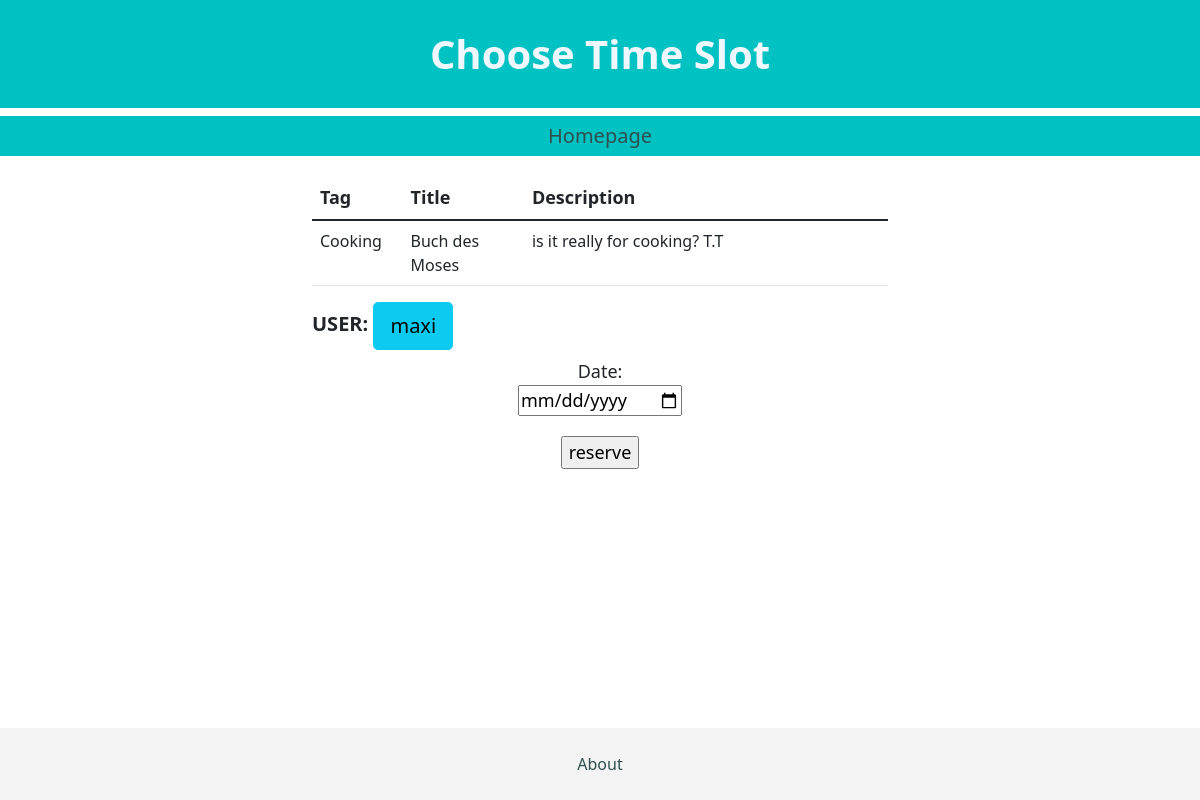
The page /book/1/1 on the database its author committed.
### firstapp/models.py (models this page shows, shortened)
class Cluster(models.Model):
    tag_choice = (
        ('Art' , 'Art'),
        ('Chemistry' , 'Chemistry'),
        ('Technical Devices' , 'Technical Devices'),
        ('Cooking' , 'Cooking'),
        ('Music' , 'Music'),
    )
    tag_system = models.CharField(max_length=30, blank=True, choices=tag_choice)
    title = models.CharField(max_length=250)
    Beschreibung = models.CharField(max_length=250)
    availability = models.BooleanField()

### firstapp/views.py (the view, shortened to what this page needs)
# urls.py: path('book/<cluster_id>/<int:user_id>', views.book, name='book'),
def book(request, cluster_id, user_id):
    while True:
        available_slots = ['08:00 -09:00',
                        '09:30 -10:30',
                        '11:00 -12:00',
                        '12:30 -13:30',
                        '14:00 -15:00',
                        '15:30 -16:30',
                        '17:00 -18:00'
                        ]
        cluster = Cluster.objects.get(pk=cluster_id)
        current_user = User.objects.get(pk = user_id)
        res = Reservation()
        res.clusterr = cluster
        res.cluster_title = cluster.title
        res.user = current_user
        form = ReservationForm(request.POST or None, instance=res)
        context = {'form': form,'cluster': cluster,'user': current_user}
        if request.method == 'POST' and form.is_valid:
            res_list = Reservation.objects.filter(
                clusterr=cluster, date=request.POST['date'])
            if len(res_list) == 0:
                new_res = Reservation(clusterr=cluster, date=request.POST['date'], not_av_slots=[
                ], av_slots=available_slots, user = current_user)
                new_res.save()
                newly_created_res = Reservation.objects.filter(
                    clusterr=cluster, date=request.POST['date'])[0]
                avail_list = newly_created_res.av_slots
                dict = Users_reservations_dict(reservation = newly_created_res, user = current_user, not_av_slots = [])
                dict.save()
            else:
                if len(Users_reservations_dict.objects.filter(reservation = res_list[0], user = current_user)) == 0:
                    dict = Users_reservations_dict(reservation = res_list[0], user = current_user, not_av_slots = [])
                    dict.save()
                avail_list = Users_reservations_dict.objects.filter(reservation = res_list[0], user = current_user)[0].reservation.av_slots
                context = {'available_slots': sorted(avail_list),
                        'picked_date': request.POST['date'],
                        'res_id': res_list[0].id,
                        'reservation': res_list[0],
                        'cluster': cluster,
                        'user': current_user
                        }
                return render(request, 'firstapp/slot_booking.html', context)
        else:
            return render(request, 'firstapp/reservationForm.html', context)

### firstapp/forms.py
class ReservationForm(ModelForm):
    class Meta:
        model = Reservation
        fields = ['date']
        widgets = {
            'cluster_title': forms.TextInput(attrs= {'class': 'form-control'}),
			'date': DateInput(),
		}

### firstapp/templates/firstapp/reservationForm.html (shortened to what this page needs)
{% extends 'firstapp/base.html' %}
{% load static %}
{% block body %}
<h1 id="sitename"><b>Choose Time Slot</b></h1>
  <nav>
    <a href="{% url 'homestudi' %}">Homepage</a>
  </nav>
  <div class="container-fluid w-50">
    <table class="table">
      <thead>
        <tr>
          <th>Tag</th>
          <th>Title</th>
          <th>Description</th>
        </tr>
      </thead>
      <tbody>
        <tr>
          <td class="col-sm-1">{{cluster.tag_system}}</td>
          <td class="col-sm-2">{{cluster.title}}</td>
          <td class="col-lg-6">{{cluster.Beschreibung}}</td>
        </tr>
      </tbody>
    </table>
    <h5><strong>USER:</strong>
      <a class="btn btn-info btn-lg" role="button">{{user}}</a>
    </h5>
  </div>
  <div class="text-center">
    <form action= "" method="post">
      {{ form.as_p }}
      <input type="submit" value="reserve" />
    </form>
  </div>
{% endblock body %}

### firstapp/templates/firstapp/reservationForm.html (style rules this page uses)
label { font-size: 18px; }
input { display: block; margin : 0px auto 20px; font-size: 18px; }

### firstapp/templates/firstapp/base.html (style rules this page uses)
#sitename { padding: 30px 100px; color: aliceblue; background-color: rgb(0, 194, 194); font-size: 40px; text-align: center; }
nav { padding: 5px; margin: 0 0 20px; text-align: center; font-size: 20px; width: 100%; background-color: rgb(0, 194, 194); color: black; }
a { color:darkslategrey; padding-left: 15px; padding-right: 15px; text-decoration: none; }
th { font-size: 18px; }
html { position: relative; min-height: 100%; }
body { margin-bottom: 100px; }

### rows shown on the page
Cluster: tag_system "Cooking", title "Buch des Moses", Beschreibung "is it really for cooking? T.T"

### other values the page prints
{{ user }} "maxi"
